Frame 1 (no input): blank canvas, image omitted
Frame 60 (no input): blank canvas, image omitted
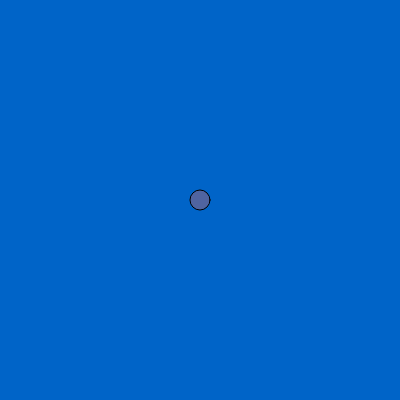
Frame 120 (the mouse pressed at the canvas centre since frame 60)

The p5.js sketch whose frames 1 and 60 were blank and that drew this single picture after the mouse press (run headless with seeded random() and noise() and a simulated clock; from frame 60 on, the mouse is pressed at the canvas centre):

// p5.js sketch
// ── sketch.js
var chick;
function setup() {
  createCanvas(400, 400);
  chick = new Chicken;
}

function draw() {
  background(0,100,200);
  chick.drawc();
  if(frameCount > 100)
  chick.chickenWOAH();
  
}

 function Chicken() {
  this.black = 0;
  this.beak = 1;
  this.gobble = 3;
  this.x = width/2;
  this.y = height/2;
  this.drawc = function() {
    fill(80,100,160);
    circle(this.x,this.y,this.beak)};
  this.chickenWOAH = function() {
    if(this.beak < 250){
      this.beak +=1;
    }
  }
};

// ── Basic_Web.html
<!DOCTYPE html>
<html lang="en">
<head>
    <meta charset="UTF-8">
    <meta name="viewport" content="width=device-width, initial-scale=1.0">
    <link rel="stylesheet" href="https://www.w3schools.com/w3css/4/w3.css">
    <title>Basic Website</title>
    <style>
        header {
            background-color: #0e19af;
            text-align: center;
            padding: 10px 0;
        }
        main {
            background-color: #f1f1f1;
            padding: 20px;
        }
        footer {
            background-color: #0e19af;
            text-align: center;
            padding: 10px 0;
        }
    </style>
</head>
<body>
    <header>
        <h1>Welcome to My Website</h1>
    </header>
    <main>
        <p>
            This is a standard paragraph in my html file. 
            I like long walks on the beach and reading books.
            I also like to run and play pickleball.
        </p>
        <p>
            <script src="https://cdn.jsdelivr.net/npm/p5@1.9.4/lib/p5.js"></script>
            <script src="sketch.js"></script>
        </p>
    </main>
    <footer>
        <p>
            Made in 2024 By Billy McCune
        </p>
    </footer>
</body>
</html>

</html>
